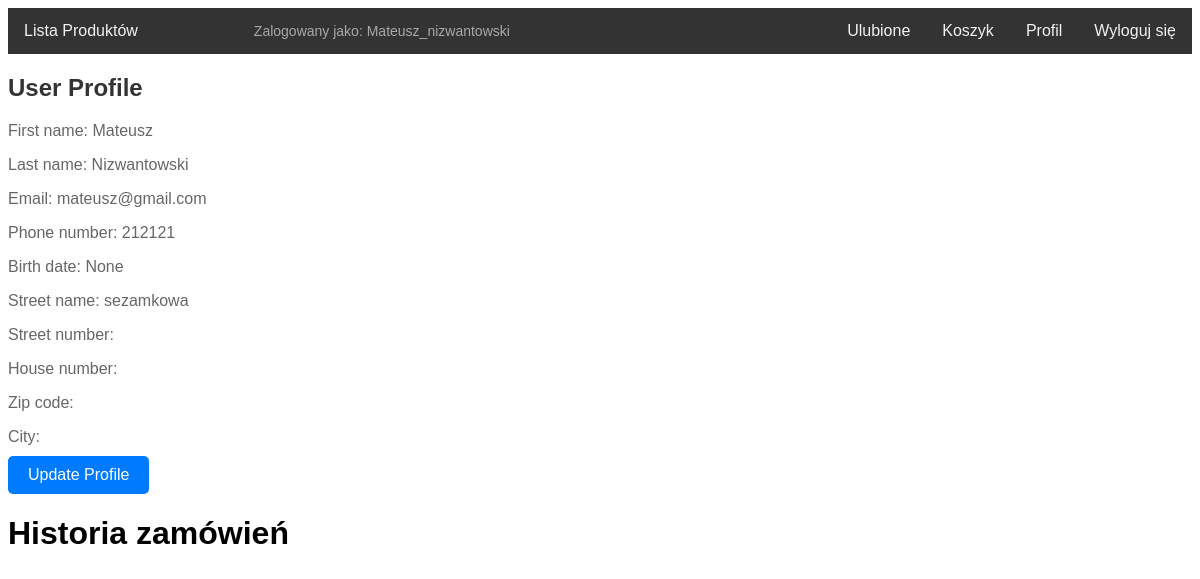
Page /accounts/profile/ (signed in) on the committed database.
### accounts/models.py (models this page shows)
class UserProfile(models.Model):
    user = models.OneToOneField(User, on_delete=models.CASCADE)
    phone_number = models.CharField(max_length=20)
    street_number = models.CharField(max_length=10)
    house_number = models.CharField(max_length=10)
    street_name = models.CharField(max_length=255)
    zip_code = models.CharField(max_length=10)
    city = models.CharField(max_length=255)
    birth_date = models.DateField(null=True, blank=True)
    email = models.EmailField(max_length=255, default="")
    first_name = models.CharField(max_length=255, default="")
    last_name = models.CharField(max_length=255, default="")

### accounts/views.py (the view)
# urls.py: path("profile/", views.user_profile_detail_view, name="profile_detail"),
@login_required
def user_profile_detail_view(request):
    user_profile = request.user.userprofile
    return render(
        request, "registration/profile_detail.html", {"user_profile": user_profile}
    )

### templates/registration/profile_detail.html
{% extends "base.html" %}
{% load static %}
{% block content %}
<link href="{% static 'registration/profile_detail.css' %}" rel="stylesheet">
<h2>User Profile</h2>
<p>First name: {{ user_profile.first_name }}</p>
<p>Last name: {{ user_profile.last_name }}</p>
<p>Email: {{ user_profile.email }}</p>
<p>Phone number: {{ user_profile.phone_number }}</p>
<p>Birth date: {{ user_profile.birth_date }}</p>
<p>Street name: {{ user_profile.street_name }}</p>
<p>Street number: {{ user_profile.street_number }}</p>
<p>House number: {{ user_profile.house_number }}</p>
<p>Zip code: {{ user_profile.zip_code }}</p>
<p>City: {{ user_profile.city }}</p>
<a href="{% url 'profile' %}" class="btn btn-primary">Update Profile</a>
<h1>Historia zamówień</h1>
{% endblock %}

### templates/base.html (shortened to what this page needs)
{% load static %}
<!DOCTYPE html>
<html lang="en">
<link rel="stylesheet" href="{% static 'style.css' %}">
<head>
</head>
<body>
    {% if user.is_authenticated %}
    <div class="navbar">
        <a href="{% url 'index'%}">Lista Produktów</a>
        <p>Zalogowany jako: {{ user.username }}</p>
        <a class="signin" href="/accounts/logout/">Wyloguj się</a>
        <a class="signin" href="/accounts/profile/">Profil</a>
        <a class="signin" href="{% url 'index'%}">Koszyk</a>
        <a class="signin" href="{% url 'favorites'%}">Ulubione</a>
    </div>
    {% else %}
    <div class="navbar">
        <a href="{% url 'index'%}">Lista Produktów</a>
        <a class="signin" href="/accounts/register/">Zajerestruj się</a>
        <a class="signin" href="/accounts/login/">Zaloguj się</a>
    </div>
    {% endif %}
    {% block content %}
    {% endblock %}
</body>
</html>

### static/style.css (style rules this page uses)
body { font-family: Arial, sans-serif; }
.navbar { overflow: hidden; background-color: #333; width: 100%; }
.navbar a { float: left; display: block; color: #f2f2f2; text-align: center; padding: 14px 16px; text-decoration: none; }
.navbar .signin { float: right; }
.navbar p { display: inline-block !important; color: rgb(172, 168, 168); font-size: 14px; margin-left: 100px; margin-top: 15px; }

### static/registration/profile_detail.css (style rules this page uses)
body { font-family: Arial, sans-serif; }
h2 { color: #333; margin-bottom: 20px; }
p { color: #666; margin-bottom: 10px; }
.btn { display: inline-block; padding: 10px 20px; color: #fff; background-color: #007bff; border: none; border-radius: 5px; text-decoration: none; transition: background-color 0.3s ease; }

### rows in the picture
UserProfile: first_name "Mateusz", last_name "Nizwantowski", email "mateusz@gmail.com", phone_number "212121", birth_date "None", street_name "sezamkowa"

### other values in the picture
{{ user.username }} "Mateusz_nizwantowski"
